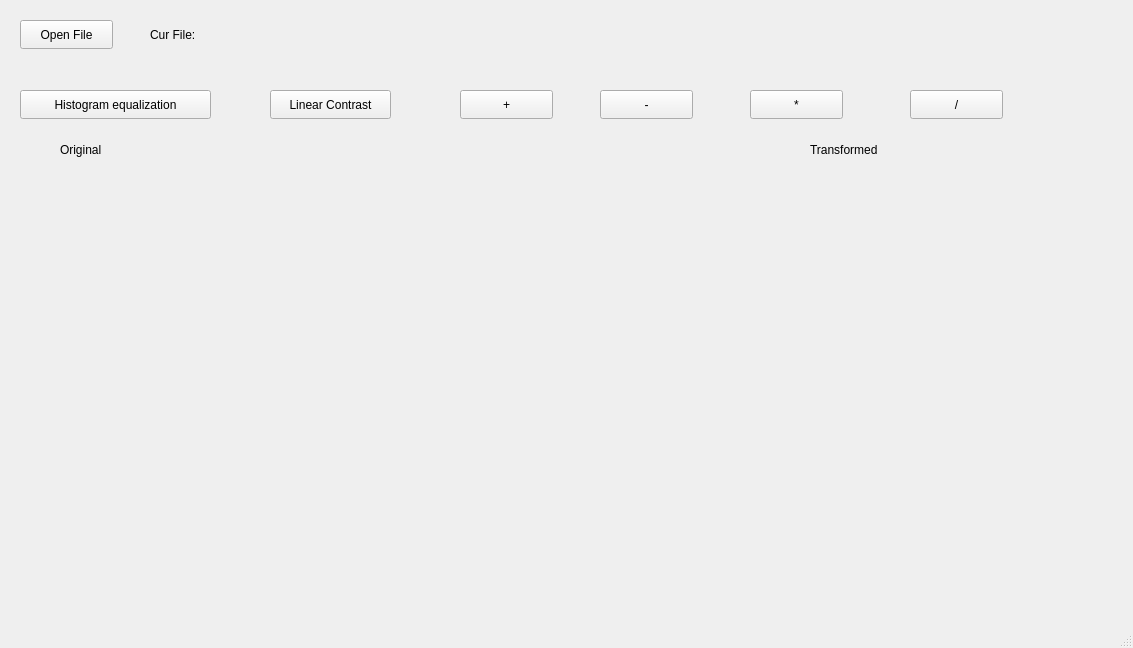
<?xml version="1.0" encoding="UTF-8"?>
<ui version="4.0">
 <class>MainWindow</class>
 <widget class="QMainWindow" name="MainWindow">
  <property name="geometry">
   <rect>
    <x>0</x>
    <y>0</y>
    <width>1133</width>
    <height>648</height>
   </rect>
  </property>
  <property name="windowTitle">
   <string>ProcessingImages</string>
  </property>
  <widget class="QWidget" name="centralwidget">
   <widget class="QPushButton" name="openFile">
    <property name="geometry">
     <rect>
      <x>20</x>
      <y>20</y>
      <width>93</width>
      <height>29</height>
     </rect>
    </property>
    <property name="text">
     <string>Open File</string>
    </property>
   </widget>
   <widget class="QLabel" name="curFile">
    <property name="geometry">
     <rect>
      <x>150</x>
      <y>19</y>
      <width>651</width>
      <height>31</height>
     </rect>
    </property>
    <property name="text">
     <string>Cur File: </string>
    </property>
   </widget>
   <widget class="QPushButton" name="histogram">
    <property name="geometry">
     <rect>
      <x>20</x>
      <y>90</y>
      <width>191</width>
      <height>29</height>
     </rect>
    </property>
    <property name="text">
     <string>Histogram equalization</string>
    </property>
   </widget>
   <widget class="QPushButton" name="linearContrast">
    <property name="geometry">
     <rect>
      <x>270</x>
      <y>90</y>
      <width>121</width>
      <height>29</height>
     </rect>
    </property>
    <property name="text">
     <string>Linear Contrast</string>
    </property>
   </widget>
   <widget class="QPushButton" name="operationPlus">
    <property name="geometry">
     <rect>
      <x>460</x>
      <y>90</y>
      <width>93</width>
      <height>29</height>
     </rect>
    </property>
    <property name="text">
     <string>+</string>
    </property>
   </widget>
   <widget class="QLabel" name="label_2">
    <property name="geometry">
     <rect>
      <x>60</x>
      <y>140</y>
      <width>63</width>
      <height>20</height>
     </rect>
    </property>
    <property name="text">
     <string>Original</string>
    </property>
   </widget>
   <widget class="QLabel" name="label_3">
    <property name="geometry">
     <rect>
      <x>810</x>
      <y>140</y>
      <width>121</width>
      <height>20</height>
     </rect>
    </property>
    <property name="text">
     <string>Transformed</string>
    </property>
   </widget>
   <widget class="QLabel" name="original">
    <property name="geometry">
     <rect>
      <x>20</x>
      <y>180</y>
      <width>500</width>
      <height>400</height>
     </rect>
    </property>
    <property name="text">
     <string/>
    </property>
   </widget>
   <widget class="QLabel" name="transformed">
    <property name="geometry">
     <rect>
      <x>610</x>
      <y>180</y>
      <width>500</width>
      <height>400</height>
     </rect>
    </property>
    <property name="text">
     <string/>
    </property>
   </widget>
   <widget class="QPushButton" name="operationMinus">
    <property name="geometry">
     <rect>
      <x>600</x>
      <y>90</y>
      <width>93</width>
      <height>29</height>
     </rect>
    </property>
    <property name="text">
     <string>-</string>
    </property>
   </widget>
   <widget class="QPushButton" name="operationMultiply">
    <property name="geometry">
     <rect>
      <x>750</x>
      <y>90</y>
      <width>93</width>
      <height>29</height>
     </rect>
    </property>
    <property name="text">
     <string>*</string>
    </property>
   </widget>
   <widget class="QPushButton" name="operationDivide">
    <property name="geometry">
     <rect>
      <x>910</x>
      <y>90</y>
      <width>93</width>
      <height>29</height>
     </rect>
    </property>
    <property name="text">
     <string>/</string>
    </property>
   </widget>
  </widget>
  <widget class="QMenuBar" name="menubar">
   <property name="geometry">
    <rect>
     <x>0</x>
     <y>0</y>
     <width>1133</width>
     <height>22</height>
    </rect>
   </property>
  </widget>
  <widget class="QStatusBar" name="statusbar"/>
 </widget>
 <resources/>
 <connections/>
</ui>
